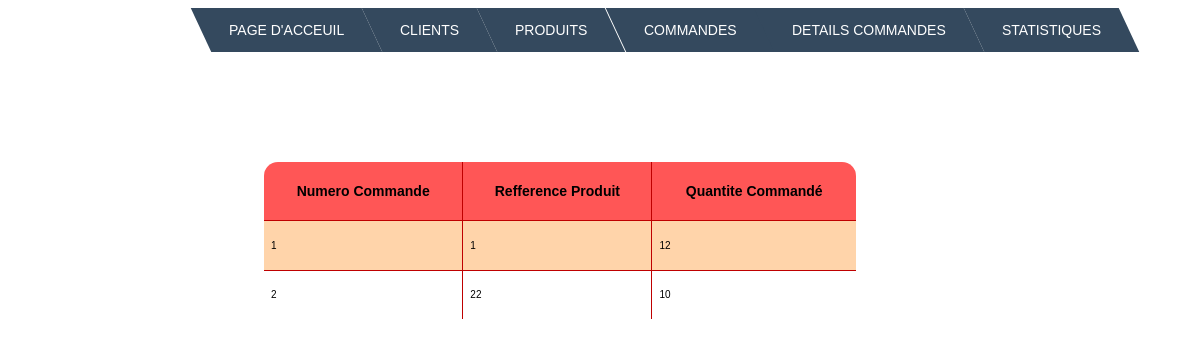
The app's page /details_commande.php with its own data.
### tables this page shows
CREATE TABLE IF NOT EXISTS `details_commande` (
  `num_commande` int(30) NOT NULL,
  `ref_produit` int(30) NOT NULL,
  `qte_commande` int(30) NOT NULL,
  PRIMARY KEY (`num_commande`)
);

### details_commande.php (the view, shortened to what this page needs)
<html lang="en-US">
<head>
  <link rel="stylesheet" type="text/css" href="css/style_prod.css">
</head>
<body>
  <ul class="menu cf">
    <li><a href="index.php">Page d'acceuil </a></li>
    <li>
        <a href="clients.php">Clients</a>
    </li>
    <li>
        <a href="produits.php">Produits</a>
    </li>
    <li>
        <a href="commandes.php">Commandes</a>
    </li>
    <li>
        <a href="details_commande.php">Details Commandes</a>
    </li>
     <li>
        <a href="statistiques.php">Statistiques</a>
    </li>
</ul>
  <div class="CSSTableGenerator" >
                <table >
                    <tr>
                        <td >
                        Numero Commande
                        </td>
                        <td>
                         Refference Produit
                        </td>
                        <td>
                          Quantite Commandé
                        </td>
                    </tr>
                      <?php
                         include('connexionBD.php');
                         $query = "SELECT * FROM details_commande ";
                     if ($result = mysqli_query($conn,$query)) {
                    while ($row = mysqli_fetch_assoc($result)) {
                      ?>
                        <tr>
                          <td>
                         <?php echo $row["num_commande"];?>
                       </td>
                       <td>
                         <?php echo $row["ref_produit"];?>
                       </td>
                       <td>
                         <?php echo $row["qte_commande"];?>
                       </td>
                        </tr>
                        <?php }
}
?>
                </table>
            </div>
            <br>
</body>
</html>

### css/style_prod.css (style rules this page uses)
body { background: url(back_ground.jpg) no-repeat center center fixed; }
.CSSTableGenerator { width: 20%; height: 20%; margin-top: 110px; margin-right: 44px; margin-left: 256px; margin-bottom: 69px; padding: 0px; width: 50%; -moz-border-radius-bottomleft: 14px; -webkit-border-bottom-left-radius: 14px; border-bottom-left-radius: 14px; -moz-border-radius-bottomright: 14px; -webkit-border-bottom-right-radius: 14px; border-bottom-right-radius: 14px; -moz-border-radius-topright: 14px; -webkit-border-top-right-radius: 14px; border-top-right-radius: 14px; -moz-border-radius-topleft: 14px; -webkit-border-top-left-radius: 14px; border-top-left-radius: 14px; }
.CSSTableGenerator table { border-collapse: collapse; border-spacing: 0; width:100%; height:100%; margin:0px;padding:0px; }
.CSSTableGenerator tr:last-child td:last-child { -moz-border-radius-bottomright:14px; -webkit-border-bottom-right-radius:14px; border-bottom-right-radius:14px; }
.CSSTableGenerator table tr:first-child td:first-child { -moz-border-radius-topleft:14px; -webkit-border-top-left-radius:14px; border-top-left-radius:14px; }
.CSSTableGenerator table tr:first-child td:last-child { -moz-border-radius-topright:14px; -webkit-border-top-right-radius:14px; border-top-right-radius:14px; }
.CSSTableGenerator tr:last-child td:first-child { -moz-border-radius-bottomleft:14px; -webkit-border-bottom-left-radius:14px; border-bottom-left-radius:14px; }
.CSSTableGenerator tr:nth-child(odd) { background-color:#ffffff; }
.CSSTableGenerator tr:nth-child(even) { background-color:#ffd4aa; }
.CSSTableGenerator td { vertical-align:middle; border:1px solid #bf0000; border-width:0px 1px 1px 0px; text-align:left; padding:7px; font-size:10px; font-family:Arial; font-weight:normal; color:#000000; }
.CSSTableGenerator tr:last-child td { border-width:0px 1px 0px 0px; }
.CSSTableGenerator tr td:last-child { border-width:0px 0px 1px 0px; }
.CSSTableGenerator tr:last-child td:last-child { border-width:0px 0px 0px 0px; }
.CSSTableGenerator tr:first-child td { background:-o-linear-gradient(bottom, #ff5656 5%, #ff5656 100%); background:-webkit-gradient( linear, left top, left bottom, color-stop(0.05, #ff5656), color-stop(1, #ff5656) ); background:-moz-linear-gradient( center top, #ff5656 5%, #ff5656 100% ); filter:progid:DXImageTransform.Microsoft.gradient(startColorstr="#ff5656", endColorstr="#ff5656"); background: -o-linear-gradient(top,#ff5656,ff5656); background-color:#ff5656; border:0px solid #bf0000; text-align:center; border-width:0px 0px 1px 1px; font-size:14px; font-family:Arial; font-weight:bold; color:#000000; }
.CSSTableGenerator tr:first-child td:first-child { border-width:0px 0px 1px 0px; }
.CSSTableGenerator tr:first-child td:last-child { border-width:0px 0px 1px 1px; }
.cf:before, .cf:after { content: " "; display: table; }
.cf:after { clear: both; }
.cf { *zoom: 1; }
.menu, .submenu { margin: 0; padding: 0; list-style: none; }
.menu { position: relative; top: 0px; left: 193px; bottom: 1000px; width: fit-content; right: auto; }
.menu > li { background: #34495e; float: left; position: relative; transform: skewX(25deg); }
.menu a { display: block; color: #fff; text-transform: uppercase; text-decoration: none; font-family: Arial, Helvetica; font-size: 14px; }
.menu > li > a { transform: skewX(-25deg); padding: 1em 2em; }

### records on screen
details_commande: num_commande "1", ref_produit "1", qte_commande "12"
details_commande: num_commande "2", ref_produit "22", qte_commande "10"
